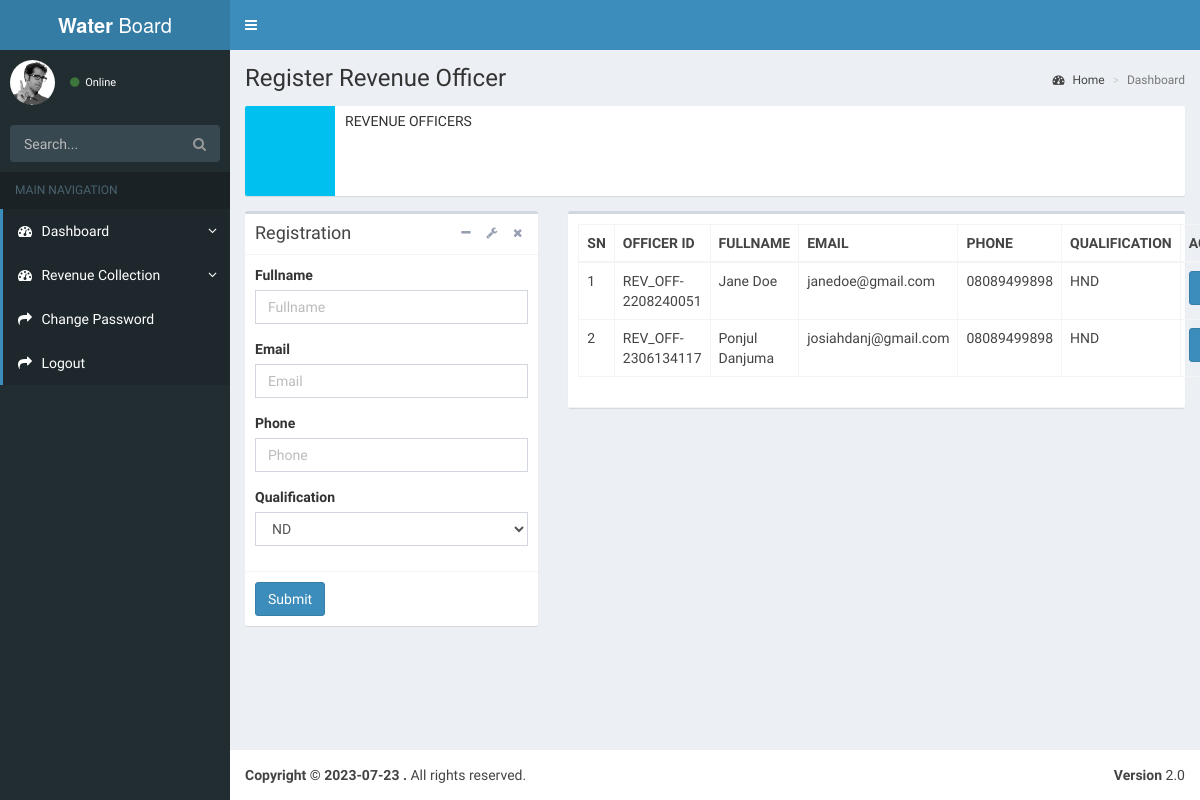
Page /admin/revenueofficer.php on the committed database.
### tables this page shows
CREATE TABLE `rev_officer` (
  `revid` varchar(30) NOT NULL,
  `fullname` varchar(30) NOT NULL,
  `email` varchar(40) NOT NULL,
  `phone` varchar(15) NOT NULL,
  `ql` varchar(30) NOT NULL
);

### admin/revenueofficer.php (the view, shortened to what this page needs)
<?php
include '../includes/connection.php';
?>
<!DOCTYPE html>
<html>
    <head>
        <link href="bootstrap/css/bootstrap.min.css" rel="stylesheet" type="text/css" />
        <link href="https://maxcdn.bootstrapcdn.com/font-awesome/4.3.0/css/font-awesome.min.css" rel="stylesheet" type="text/css" />
        <link href="http://code.ionicframework.com/ionicons/2.0.0/css/ionicons.min.css" rel="stylesheet" type="text/css" />
        <link href="plugins/morris/morris.css" rel="stylesheet" type="text/css" />
        <link href="plugins/jvectormap/jquery-jvectormap-1.2.2.css" rel="stylesheet" type="text/css" />
        <link href="plugins/daterangepicker/daterangepicker-bs3.css" rel="stylesheet" type="text/css" />
        <link href="dist/css/AdminLTE.min.css" rel="stylesheet" type="text/css" />
        <link href="dist/css/skins/_all-skins.min.css" rel="stylesheet" type="text/css" />
    </head>
    <body class="skin-blue">
        <div class="wrapper">
            <?php
            include 'includes/header.php';
            ?>
            <?php
            include 'includes/sidebar.php';
            ?>
            <div class="content-wrapper">
                <section class="content-header">
                    <h1>
                        Register Revenue Officer
                    </h1>
                    <ol class="breadcrumb">
                        <li><a href="index.php"><i class="fa fa-dashboard"></i> Home</a></li>
                        <li class="active">Dashboard</li>
                    </ol>
                </section>
                <section class="content">
                    <div class="row">
                        <div class="col-md-12 col-sm-12 col-xs-12">
                            <div class="info-box">
                                <span class="info-box-icon bg-aqua"><i class="ion ion-ios-gear-outline"></i></span>
                                <div class="info-box-content">
                                    <span class="info-box-text">REVENUE OFFICERS</span>
                                </div>
                            </div>
                        </div>
                    </div>
                    <div class="row">
                        <div class="col-md-4">
                            <div class="box">
                                <div class="box-header with-border">
                                    <h3 class="box-title">Registration</h3>
                                    <div class="box-tools pull-right">
                                        <button class="btn btn-box-tool" data-widget="collapse"><i class="fa fa-minus"></i></button>
                                        <div class="btn-group">
                                            <button class="btn btn-box-tool dropdown-toggle" data-toggle="dropdown"><i class="fa fa-wrench"></i></button>
                                        </div>
                                        <button class="btn btn-box-tool" data-widget="remove"><i class="fa fa-times"></i></button>
                                    </div>
                                </div>
                                <form method="POST" action="" role="form">
                                    <div class="box-body">
                                        <div class="form-group">
                                            <label for="exampleInputPassword1">Fullname</label>
                                            <input required="" name="fullname" type="text" class="form-control" id="exampleInputPassword1" placeholder="Fullname">
                                        </div>
                                        <div class="form-group">
                                            <label for="exampleInputPassword1">Email</label>
                                            <input required="" name="email" type="text" class="form-control" id="exampleInputPassword1" placeholder="Email">
                                        </div>
                                        <div class="form-group">
                                            <label for="exampleInputPassword1">Phone</label>
                                            <input required="" name="phone" type="text" class="form-control" id="exampleInputPassword1" placeholder="Phone">
                                        </div>
                                        <div class="form-group">
                                            <label for="exampleInputEmail1">Qualification</label>
                                            <select required="" name="ql" class="form-control">
                                                <option value="ND">ND</option>
                                            </select>
                                        </div>
                                    </div>
                                    <div class="box-footer">
                                        <input type="submit" name="add" value="Submit"  class="btn btn-primary" >
                                    </div>
                                </form>
                            </div>
                        </div>
                        <div class="col-md-8">
                            <div class="box">
                                <div class="box-header with-border">
                                    <table id="example2" class="table table-bordered table-hover">
                                        <thead>
                                            <tr>
                                                <th>SN</th>
                                                <th>OFFICER ID</th>
                                                <th>FULLNAME</th>
                                                <th>EMAIL</th>
                                                <th>PHONE</th>
                                                <th>QUALIFICATION</th>
                                                <th>ACTION</th>
                                            </tr>
                                        </thead>
                                        <tbody>
                                            <?php
                                            $result = mysqli_query($conn, "select * from rev_officer");
                                            $a = 1;
                                            while ($row = mysqli_fetch_array($result)) {
                                                ?>
                                                <tr>
                                                    <td><?php echo $a; ?></td>
                                                    <td><?php echo $row["revid"]; ?></td>
                                                    <td><?php echo $row["fullname"]; ?></td>
                                                    <td> <?php echo $row["email"]; ?></td>
                                                    <td> <?php echo $row["phone"]; ?></td>
                                                    <td> <?php echo $row["ql"]; ?></td>
                                                    <td> <a onclick="return confirm()" href="revenueofficer.php?id=<?php echo $row["email"]; ?>" class="btn btn-primary">REMOVE OFFICER</a></td>
                                                </tr>
                                                <?php
                                                $a++;
                                            }
                                            ?>
                                        </tbody>
                                    </table>
                                </div>
                            </div>
                        </div>
                    </div>
                </section>
            </div>
            <?php
            include 'includes/footer.php';
            ?>
        </div>
    </body>
</html>

### rows in the picture
rev_officer: revid "REV_OFF-2208240051", fullname "Jane Doe", email "janedoe@gmail.com", phone "08089499898", ql "HND"
rev_officer: revid "REV_OFF-2306134117", fullname "Ponjul Danjuma", email "josiahdanj@gmail.com", phone "08089499898", ql "HND"
